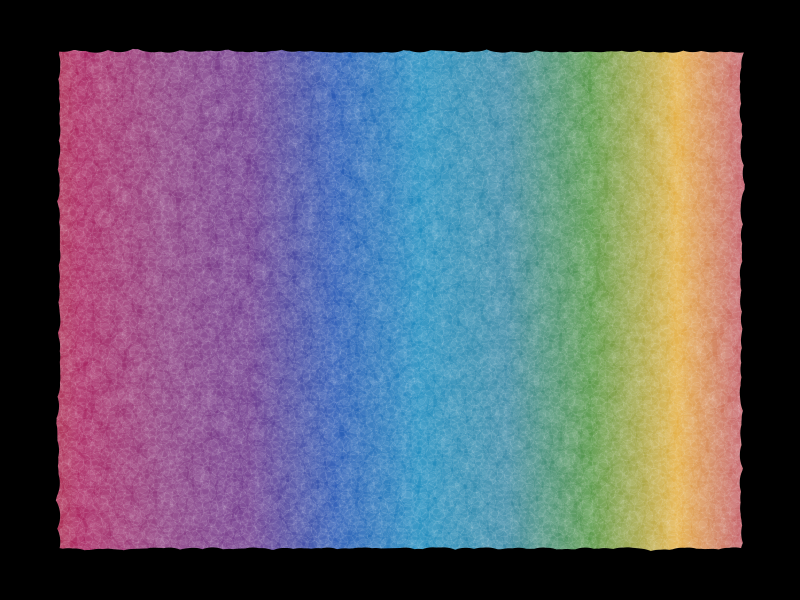

R code for this plot:
#====== Day 16 of 25 Days of Rtistry - Air======#

#Library Load-In====
library(tidyverse)

#Setting up the background color====
background <- tibble(x = 0,
                     xend = 10,
                     y = seq(0,10,length.out = 1000),
                     yend = y,
                     color = colorRampPalette(c("#af3918", "#a21152", "#822b75", "#612884",
                                                "#154baf", "#0b82b9", "#277e9d", "#488e35",
                                                "#e3a934","#b2336a"))(1000))

#Setting up the data for the "air"/"clouds?" ====
circles <- tibble(crossing(x = seq(0,10, length.out = 100),
                           y = seq(0,10, length.out = 100)))%>%
  arrange(y)

#Calculating the maxes and minx for the axes for the border====
max_x <- max(background$xend)
min_x <- min(background$x)

max_y <- max(background$y)
min_y <- min(background$y)

#Just setting the amount of points i want within each side of the border====
border_n <- 1000

#Data set for the border
border <- tibble(x = c(seq(min_x,max_x, length.out = border_n),
                       rep(max_x,border_n),
                       seq(max_x,min_x,length.out = border_n),
                       rep(min_x,border_n)),
                 y = c(rep(min_y,border_n),
                       seq(min_y,max_y, length.out = border_n),
                       rep(max_y,border_n),
                       seq(max_y,min_y, length.out = border_n)))

#Final Image====
background %>%
  ggplot(aes(x=x, y=y, xend = xend, yend = yend))+
  theme_void()+
  geom_segment(color = background$color,
               size = 15)+
  geom_point(data = circles, aes(x,y),
             size = 5,
             alpha = 0.05,
             color = "#ffffff",
             inherit.aes = FALSE,
             position = "jitter")+
  geom_polygon(data = border, aes(x,y), 
               fill = NA, 
               color = "black", 
               position = position_jitter(height = .2, width = .2), 
              size = 20,
              inherit.aes = FALSE)+
  theme(plot.background = element_rect(fill = "#000000"))+
  coord_flip(clip = "off", expand = FALSE)

